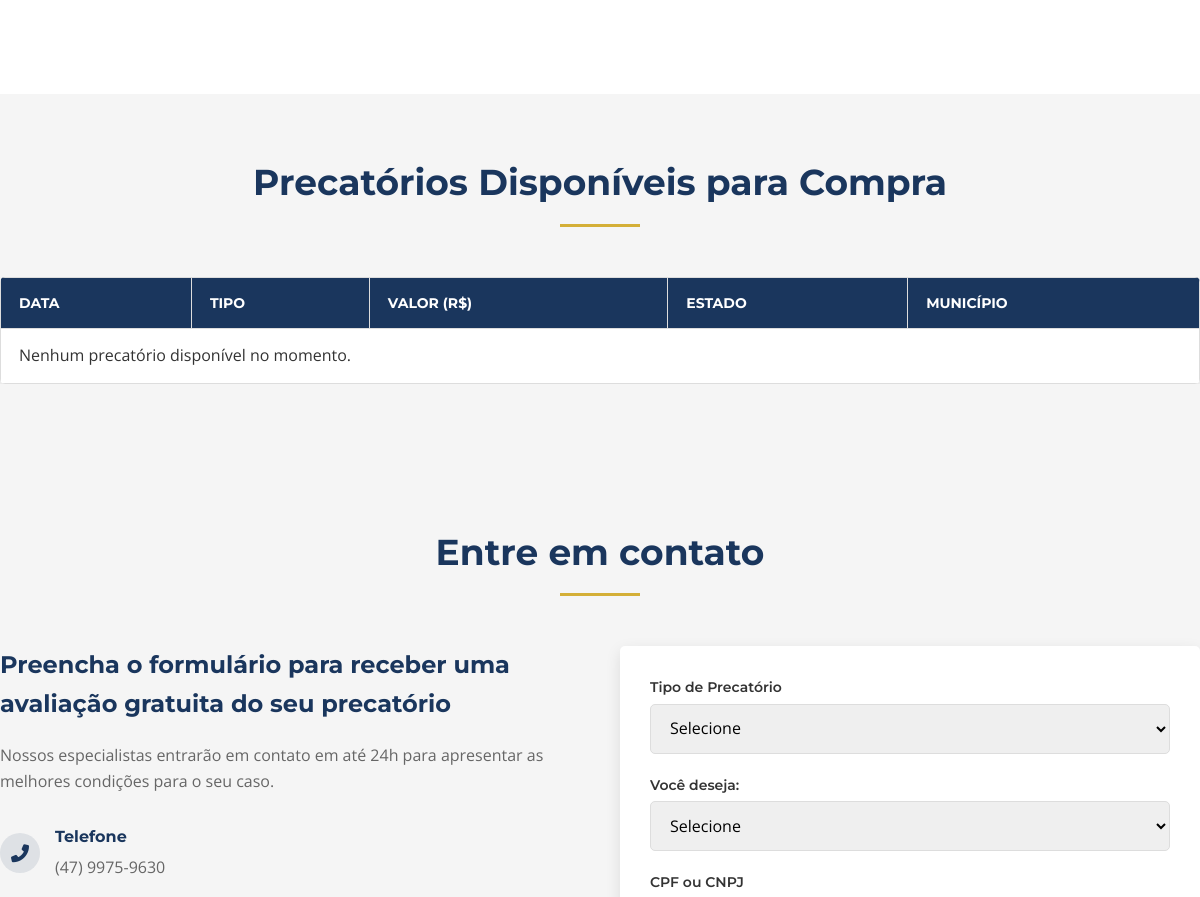
The app's page / (middle part), older data.
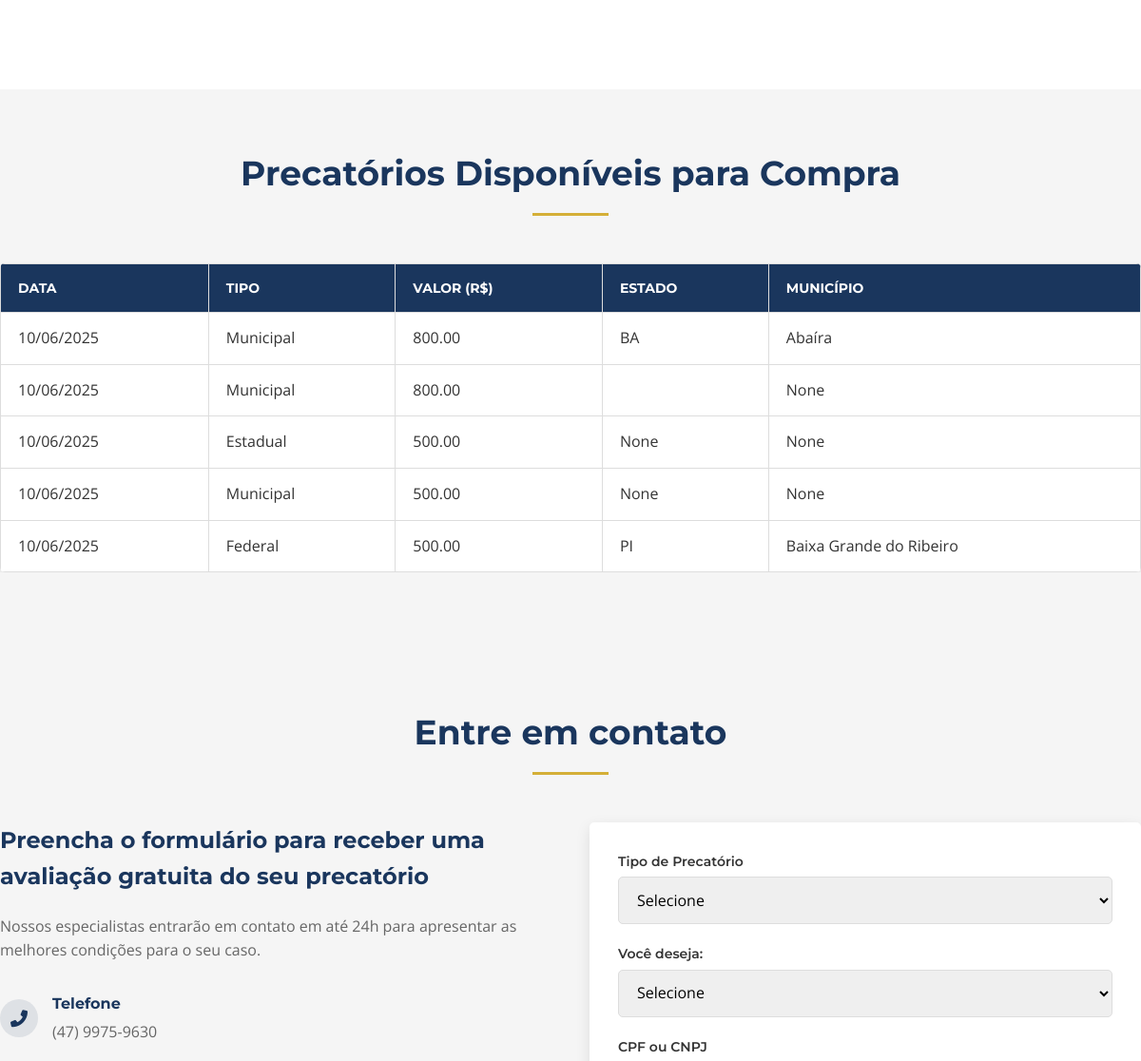
The same page, newer data.
### app/models.py (models this page shows)
class Precatorio(db.Model):
    __tablename__ = 'precatorio'
    id = db.Column(db.Integer, primary_key=True)
    numero = db.Column(db.String(50))  # Número do precatório (opcional)
    tipo = db.Column(db.String(50), nullable=False)
    tipo_entrada = db.Column(db.String(20), nullable=False)  # 'compra' ou 'venda'
    nome = db.Column(db.String(100), nullable=False)
    cpf_cnpj = db.Column(db.String(20), nullable=False)
    telefone = db.Column(db.String(20), nullable=False)
    email = db.Column(db.String(120), nullable=False)
    valor = db.Column(db.Float, nullable=False)
    estado = db.Column(db.String(2))
    municipio = db.Column(db.String(100))
    status = db.Column(db.String(20), default='Pendente')  # ex: Pendente, Em análise, Fechado
    vendido = db.Column(db.Boolean, default=False)
    data_cadastro = db.Column(db.DateTime, default=datetime.utcnow)
    comprador_id = db.Column(db.Integer, db.ForeignKey('usuario.id'), nullable=True)
    usuario_id = db.Column(db.Integer, db.ForeignKey('usuario.id'), nullable=True)
    usuario = db.relationship('Usuario', foreign_keys=[usuario_id], backref='precatorios_criados')

### app/routes.py (the view)
@main_bp.route('/')
def home():
    precatorios = Precatorio.query.filter_by(vendido=False, tipo_entrada='venda')\
                                  .order_by(Precatorio.data_cadastro.desc()).limit(10).all()
    return render_template('index.html', precatorios=precatorios)

### app/templates/index.html (shortened to what this page needs)
<!DOCTYPE html>
<html lang="pt-BR">
<head>
    <link rel="stylesheet" href="https://cdnjs.cloudflare.com/ajax/libs/font-awesome/6.0.0/css/all.min.css">
    <link rel="stylesheet" href="static/css/normalize.css">
    <link rel="stylesheet" href="static/css/styles.css">
</head>
<body>
    <section class="faq" id="faq">
    </section>
	<section class="precatorios-section" id="precatorios">
	  <div class="container">
		<h2 class="section-title">Precatórios Disponíveis para Compra</h2>
		<div class="precatorios-table-wrapper">
		  <table class="precatorios-table">
			<thead>
			  <tr>
				<th>Data</th>
				<th>Tipo</th>
				<th>Valor (R$)</th>
				<th>Estado</th>
				<th>Município</th>
			  </tr>
			</thead>
			<tbody>
			  {% for p in precatorios %}
			  <tr>
				<td>{{ p.data_cadastro.strftime('%d/%m/%Y') }}</td>
				<td>{{ p.tipo }}</td>
				<td>{{ '%.2f'|format(p.valor) }}</td>
				<td>{{ p.estado }}</td>
				<td>{{ p.municipio }}</td>
			  </tr>
			  {% else %}
			  <tr>
				<td colspan="5">Nenhum precatório disponível no momento.</td>
			  </tr>
			  {% endfor %}
			</tbody>
		  </table>
		</div>
	  </div>
	</section>
<section class="contact" id="contato">
    <div class="container">
        <h2 class="section-title">Entre em contato</h2>
        <div class="contact-wrapper">
            <div class="contact-info-block">
                <h3>Preencha o formulário para receber uma avaliação gratuita do seu precatório</h3>
                <p>Nossos especialistas entrarão em contato em até 24h para apresentar as melhores condições para o seu caso.</p>
                <div class="contact-methods">
                    <div class="contact-method">
                        <i class="fas fa-phone-alt"></i>
                        <div>
                            <h4>Telefone</h4>
                            <p>(47) 9975-9630</p>
                        </div>
                    </div>
                </div>
            </div>
            <div class="contact-form-block">
                <form id="contact-form" class="contact-form" method="POST" action="{{ url_for('main.receber_formulario') }}">
                    <div class="form-group">
                        <label for="precatory-type">Tipo de Precatório</label>
                        <select id="precatory-type" name="precatory-type" required>
                            <option value="">Selecione</option>
                        </select>
                    </div>
                    <div class="form-group">
                        <label for="acao">Você deseja:</label>
                        <select id="acao" name="acao" required>
                            <option value="">Selecione</option>
                        </select>
                    </div>
                    <div class="form-group">
                        <label for="cpf_cnpj">CPF ou CNPJ</label>
                    </div>
                </form>
            </div>
        </div>
    </div>
</section>
</body>
</html>

Row changes from the older to the newer data that the page shows:
added Precatorio: data_cadastro "10/06/2025", tipo "Municipal", valor "800.00", estado "BA", municipio "Abaíra"
added Precatorio: data_cadastro "10/06/2025", tipo "Municipal", valor "800.00", municipio "None"
added Precatorio: data_cadastro "10/06/2025", tipo "Estadual", valor "500.00", estado "None", municipio "None"
added Precatorio: data_cadastro "10/06/2025", tipo "Municipal", valor "500.00", estado "None", municipio "None"
added Precatorio: data_cadastro "10/06/2025", tipo "Federal", valor "500.00", estado "PI", municipio "Baixa Grande do Ribeiro"
Text that changed along with them:
text no longer shown: "Nenhum precatório disponível no momento."
